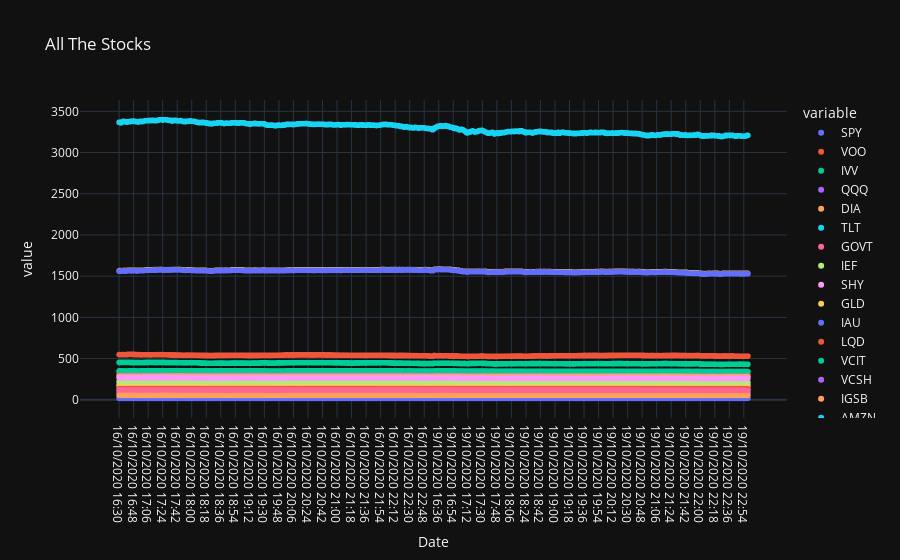

Notebook source saved alongside this figure:
### Markdown cell above
The stocks:

### Code cell
px.scatter(
    df_date_stocks,
    x='Date',
    y=list_of_graphs[1:], 
    title='All The Stocks',
    template='plotly_dark'
)

### Figure 1 — Plotly figure (JSON) as saved in the notebook; plotly's stock layout.template omitted (floating-point values rounded to 4 significant figures; data arrays with more than 128 entries replaced by an {"elided": "..."} marker saying what was removed)
{"data": [{"hovertemplate": "variable=SPY<br>Date=%{x}<br>value=%{y}<extra></extra>", "legendgroup": "SPY", "marker": {"color": "#636efa", "symbol": "circle"}, "mode": "markers", "name": "SPY", "showlegend": true, "type": "scattergl", "x": {"elided": "780 str values"}, "xaxis": "x", "y": {"elided": "780 float values"}, "yaxis": "y"}, {"hovertemplate": "variable=VOO<br>Date=%{x}<br>value=%{y}<extra></extra>", "legendgroup": "VOO", "marker": {"color": "#EF553B", "symbol": "circle"}, "mode": "markers", "name": "VOO", "showlegend": true, "type": "scattergl", "x": {"elided": "780 str values"}, "xaxis": "x", "y": {"elided": "780 float values"}, "yaxis": "y"}, {"hovertemplate": "variable=IVV<br>Date=%{x}<br>value=%{y}<extra></extra>", "legendgroup": "IVV", "marker": {"color": "#00cc96", "symbol": "circle"}, "mode": "markers", "name": "IVV", "showlegend": true, "type": "scattergl", "x": {"elided": "780 str values"}, "xaxis": "x", "y": {"elided": "780 float values"}, "yaxis": "y"}, {"hovertemplate": "variable=QQQ<br>Date=%{x}<br>value=%{y}<extra></extra>", "legendgroup": "QQQ", "marker": {"color": "#ab63fa", "symbol": "circle"}, "mode": "markers", "name": "QQQ", "showlegend": true, "type": "scattergl", "x": {"elided": "780 str values"}, "xaxis": "x", "y": {"elided": "780 float values"}, "yaxis": "y"}, {"hovertemplate": "variable=DIA<br>Date=%{x}<br>value=%{y}<extra></extra>", "legendgroup": "DIA", "marker": {"color": "#FFA15A", "symbol": "circle"}, "mode": "markers", "name": "DIA", "showlegend": true, "type": "scattergl", "x": {"elided": "780 str values"}, "xaxis": "x", "y": {"elided": "780 float values"}, "yaxis": "y"}, {"hovertemplate": "variable=TLT<br>Date=%{x}<br>value=%{y}<extra></extra>", "legendgroup": "TLT", "marker": {"color": "#19d3f3", "symbol": "circle"}, "mode": "markers", "name": "TLT", "showlegend": true, "type": "scattergl", "x": {"elided": "780 str values"}, "xaxis": "x", "y": {"elided": "780 float values"}, "yaxis": "y"}, {"hovertemplate": "variable=GOVT<br>Date=%{x}<br>value=%{y}<extra></extra>", "legendgroup": "GOVT", "marker": {"color": "#FF6692", "symbol": "circle"}, "mode": "markers", "name": "GOVT", "showlegend": true, "type": "scattergl", "x": {"elided": "780 str values"}, "xaxis": "x", "y": {"elided": "780 float values"}, "yaxis": "y"}, {"hovertemplate": "variable=IEF<br>Date=%{x}<br>value=%{y}<extra></extra>", "legendgroup": "IEF", "marker": {"color": "#B6E880", "symbol": "circle"}, "mode": "markers", "name": "IEF", "showlegend": true, "type": "scattergl", "x": {"elided": "780 str values"}, "xaxis": "x", "y": {"elided": "780 float values"}, "yaxis": "y"}, {"hovertemplate": "variable=SHY<br>Date=%{x}<br>value=%{y}<extra></extra>", "legendgroup": "SHY", "marker": {"color": "#FF97FF", "symbol": "circle"}, "mode": "markers", "name": "SHY", "showlegend": true, "type": "scattergl", "x": {"elided": "780 str values"}, "xaxis": "x", "y": {"elided": "780 float values"}, "yaxis": "y"}, {"hovertemplate": "variable=GLD<br>Date=%{x}<br>value=%{y}<extra></extra>", "legendgroup": "GLD", "marker": {"color": "#FECB52", "symbol": "circle"}, "mode": "markers", "name": "GLD", "showlegend": true, "type": "scattergl", "x": {"elided": "780 str values"}, "xaxis": "x", "y": {"elided": "780 float values"}, "yaxis": "y"}, {"hovertemplate": "variable=IAU<br>Date=%{x}<br>value=%{y}<extra></extra>", "legendgroup": "IAU", "marker": {"color": "#636efa", "symbol": "circle"}, "mode": "markers", "name": "IAU", "showlegend": true, "type": "scattergl", "x": {"elided": "780 str values"}, "xaxis": "x", "y": {"elided": "780 float values"}, "yaxis": "y"}, {"hovertemplate": "variable=LQD<br>Date=%{x}<br>value=%{y}<extra></extra>", "legendgroup": "LQD", "marker": {"color": "#EF553B", "symbol": "circle"}, "mode": "markers", "name": "LQD", "showlegend": true, "type": "scattergl", "x": {"elided": "780 str values"}, "xaxis": "x", "y": {"elided": "780 float values"}, "yaxis": "y"}, {"hovertemplate": "variable=VCIT<br>Date=%{x}<br>value=%{y}<extra></extra>", "legendgroup": "VCIT", "marker": {"color": "#00cc96", "symbol": "circle"}, "mode": "markers", "name": "VCIT", "showlegend": true, "type": "scattergl", "x": {"elided": "780 str values"}, "xaxis": "x", "y": {"elided": "780 float values"}, "yaxis": "y"}, {"hovertemplate": "variable=VCSH<br>Date=%{x}<br>value=%{y}<extra></extra>", "legendgroup": "VCSH", "marker": {"color": "#ab63fa", "symbol": "circle"}, "mode": "markers", "name": "VCSH", "showlegend": true, "type": "scattergl", "x": {"elided": "780 str values"}, "xaxis": "x", "y": {"elided": "780 float values"}, "yaxis": "y"}, {"hovertemplate": "variable=IGSB<br>Date=%{x}<br>value=%{y}<extra></extra>", "legendgroup": "IGSB", "marker": {"color": "#FFA15A", "symbol": "circle"}, "mode": "markers", "name": "IGSB", "showlegend": true, "type": "scattergl", "x": {"elided": "780 str values"}, "xaxis": "x", "y": {"elided": "780 float values"}, "yaxis": "y"}, {"hovertemplate": "variable=AMZN<br>Date=%{x}<br>value=%{y}<extra></extra>", "legendgroup": "AMZN", "marker": {"color": "#19d3f3", "symbol": "circle"}, "mode": "markers", "name": "AMZN", "showlegend": true, "type": "scattergl", "x": {"elided": "780 str values"}, "xaxis": "x", "y": {"elided": "780 float values"}, "yaxis": "y"}, {"hovertemplate": "variable=AAPL<br>Date=%{x}<br>value=%{y}<extra></extra>", "legendgroup": "AAPL", "marker": {"color": "#FF6692", "symbol": "circle"}, "mode": "markers", "name": "AAPL", "showlegend": true, "type": "scattergl", "x": {"elided": "780 str values"}, "xaxis": "x", "y": {"elided": "780 float values"}, "yaxis": "y"}, {"hovertemplate": "variable=MSFT<br>Date=%{x}<br>value=%{y}<extra></extra>", "legendgroup": "MSFT", "marker": {"color": "#B6E880", "symbol": "circle"}, "mode": "markers", "name": "MSFT", "showlegend": true, "type": "scattergl", "x": {"elided": "780 str values"}, "xaxis": "x", "y": {"elided": "780 float values"}, "yaxis": "y"}, {"hovertemplate": "variable=FB<br>Date=%{x}<br>value=%{y}<extra></extra>", "legendgroup": "FB", "marker": {"color": "#FF97FF", "symbol": "circle"}, "mode": "markers", "name": "FB", "showlegend": true, "type": "scattergl", "x": {"elided": "780 str values"}, "xaxis": "x", "y": {"elided": "780 float values"}, "yaxis": "y"}, {"hovertemplate": "variable=GOOG<br>Date=%{x}<br>value=%{y}<extra></extra>", "legendgroup": "GOOG", "marker": {"color": "#FECB52", "symbol": "circle"}, "mode": "markers", "name": "GOOG", "showlegend": true, "type": "scattergl", "x": {"elided": "780 str values"}, "xaxis": "x", "y": {"elided": "780 float values"}, "yaxis": "y"}, {"hovertemplate": "variable=GOOGL<br>Date=%{x}<br>value=%{y}<extra></extra>", "legendgroup": "GOOGL", "marker": {"color": "#636efa", "symbol": "circle"}, "mode": "markers", "name": "GOOGL", "showlegend": true, "type": "scattergl", "x": {"elided": "780 str values"}, "xaxis": "x", "y": {"elided": "780 float values"}, "yaxis": "y"}, {"hovertemplate": "variable=NFLX<br>Date=%{x}<br>value=%{y}<extra></extra>", "legendgroup": "NFLX", "marker": {"color": "#EF553B", "symbol": "circle"}, "mode": "markers", "name": "NFLX", "showlegend": true, "type": "scattergl", "x": {"elided": "780 str values"}, "xaxis": "x", "y": {"elided": "780 float values"}, "yaxis": "y"}, {"hovertemplate": "variable=TSLA<br>Date=%{x}<br>value=%{y}<extra></extra>", "legendgroup": "TSLA", "marker": {"color": "#00cc96", "symbol": "circle"}, "mode": "markers", "name": "TSLA", "showlegend": true, "type": "scattergl", "x": {"elided": "780 str values"}, "xaxis": "x", "y": {"elided": "780 float values"}, "yaxis": "y"}], "layout": {"autosize": true, "legend": {"title": {"text": "variable"}, "tracegroupgap": 0}, "title": {"text": "All The Stocks"}, "xaxis": {"anchor": "y", "autorange": true, "domain": [0, 1], "range": [-46.66, 825.7], "title": {"text": "Date"}, "type": "category"}, "yaxis": {"anchor": "x", "autorange": true, "domain": [0, 1], "range": [-247.0, 3664.0], "title": {"text": "value"}, "type": "linear"}}}
